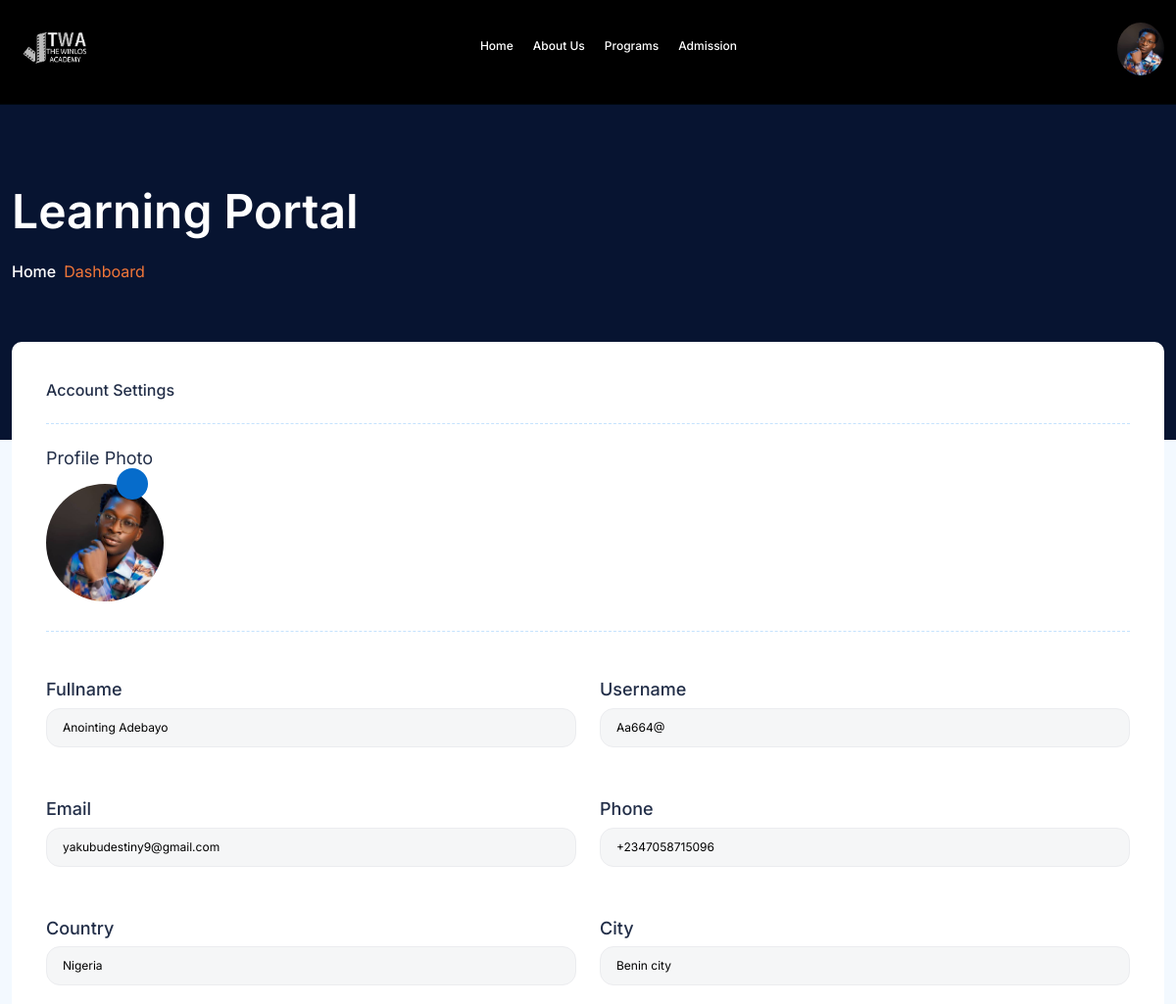
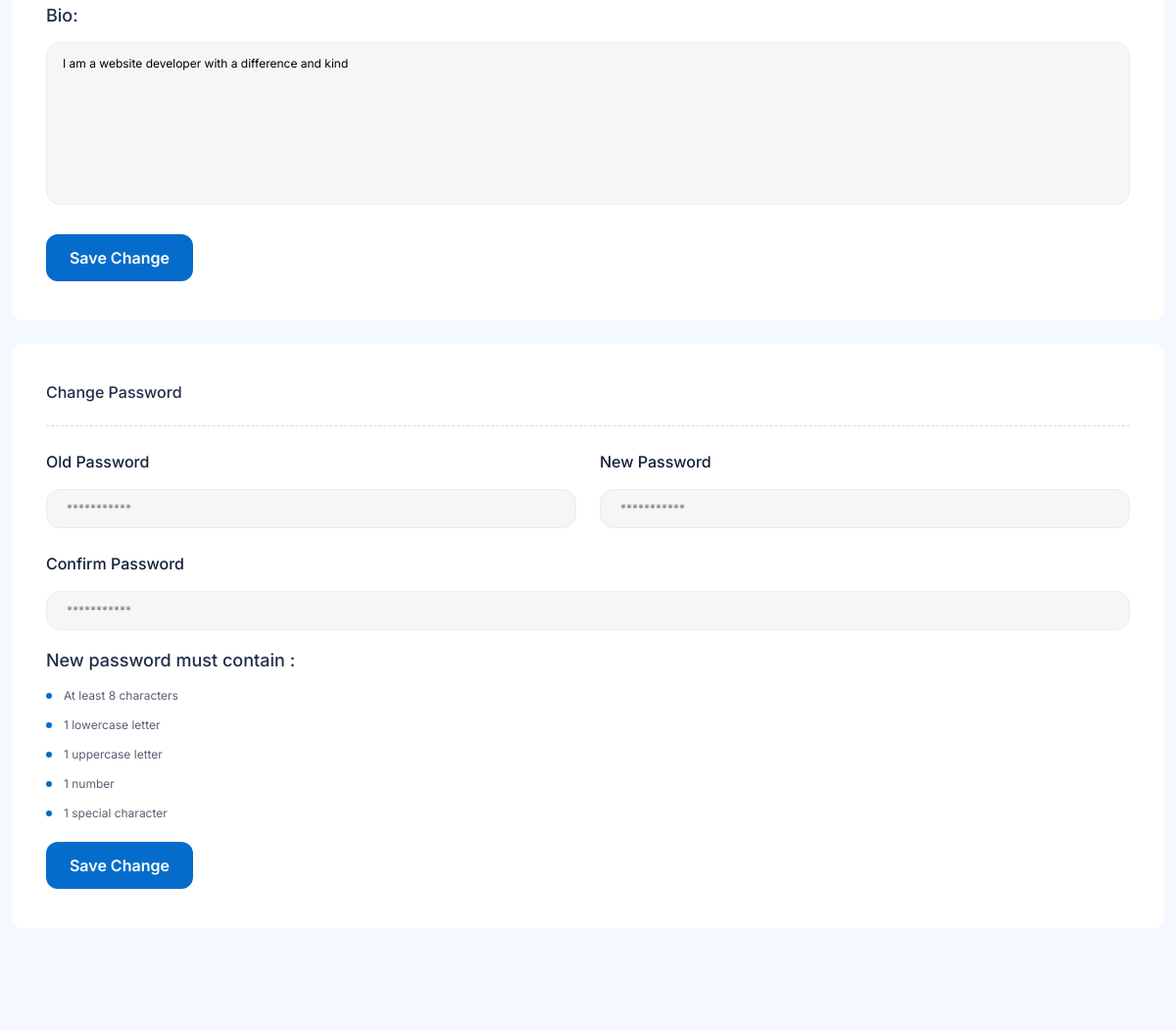
Page /settings/ (signed in) on the committed database (2 pictures, top to bottom).
### winlos_app/models.py (models this page shows, shortened)
class Account(AbstractBaseUser, PermissionsMixin):
    id = models.UUIDField(primary_key=True, default=uuid.uuid4, editable=False)
    email = models.EmailField(_('email address'), unique=True, max_length=100)
    username = models.CharField(_('username'), max_length=30, unique=True, blank=True)
    fullname = models.CharField(_('full name'), max_length=100, blank=True)
    phone_number = models.CharField(
        _('phone number'),
        max_length=15,
        blank=True,
        validators=[RegexValidator(r'^\+?1?\d{9,15}$')]
    )
    country = models.CharField(_('country'), max_length=100, blank=True)
    city = models.CharField(_('city'), max_length=100, blank=True)
    area_of_expertise = models.CharField(_('expertise area'), max_length=150, blank=True)
    gender = models.CharField(_('gender'), max_length=1, choices=GENDER_CHOICES, default='O')
    role = models.CharField(_('role'), max_length=20, choices=ROLE, default='student')
    bio = models.CharField(_('bio'), max_length=300, blank=True)
    profile_pic = models.ImageField(upload_to=user_profile_upload_path, blank=True, null=True)
    date_joined = models.DateTimeField(default=timezone.now)
    last_login = models.DateTimeField(auto_now=True)
    is_active = models.BooleanField(default=True)
    is_staff = models.BooleanField(default=False)
    USERNAME_FIELD = "email"
    REQUIRED_FIELDS = []
    objects = AccountManager()
    class Meta:
        verbose_name = "Account"
        verbose_name_plural = "Accounts"
        ordering = ['-date_joined']

### winlos_app/views.py (the view)
# urls.py: re_path(r'^media/(?P<path>.*)$', serve,{'document_root': settings.MEDIA_ROOT}),
def settings(request):
    return render(request,'student_portal/student_profile_settings.html')

### core/templates/student_portal/student_profile_settings.html (shortened to what this page needs)
{% load static %}
<!DOCTYPE html>
<html lang="en">
<head>
    <link rel="stylesheet" href="{% static 'student_d_assets/css/bootstrap.min.css' %}">
    <link rel="stylesheet" href="{% static 'student_d_assets/css/select2.min.css' %}">
    <link rel="stylesheet" href="{% static 'student_d_assets/css/slick.css' %}">
    <link rel="stylesheet" href="{% static 'student_d_assets/css/magnific-popup.css' %}">
    <link rel="stylesheet" href="{% static 'student_d_assets/css/jquery-ui.css' %}">
    <link rel="stylesheet" href="{% static 'student_d_assets/css/plyr.css' %}">
    <link rel="stylesheet" href="{% static 'student_d_assets/css/editor-quill.css' %}">
    <link rel="stylesheet" href="{% static 'student_d_assets/css/animate.css' %}">
    <link rel="stylesheet" href="{% static 'student_d_assets/css/dataTables.dataTables.min.css' %}">
    <link rel="stylesheet" href="{% static 'student_d_assets/css/aos.css' %}">
    <link rel="stylesheet" href="{% static 'student_d_assets/css/main.css' %}">
     <link rel="stylesheet" href="{% static 'student_d_assets/css/custom.css' %}">
<link rel="stylesheet" href="https://unpkg.com/phosphor-icons@1.4.1/src/css/phosphor.css">
</head>
<body>
<header style="background-color:black;" class="header text-white">
    <div class="container container--xl">
        <nav class="header-inner flex-between gap-12">
            <div class="header-logo-wrapper flex-align">
                <a href="{% url 'home' %}" class="link">
                    <img style="max-width:90px;" src="{% static 'assets/images/logo/winlos_logo_white.png' %}" alt="Logo">
                </a>
            </div>
            <div class="header-menu d-lg-block d-none flex-grow-1">
                <ul class="nav-menu flex-align justify-content-center">
                    <li class="nav-menu__item activePage">
                        <a href="{% url 'home' %}" class="nav-menu__link text-white">Home</a>
                    </li>
                    <li class="nav-menu__item">
                        <a href="{% url 'about_us' %}" class="nav-menu__link text-white">About Us</a>
                    </li>
                    <li class="nav-menu__item">
                        <a href="{% url 'program' %}" class="nav-menu__link text-white">Programs</a>
                    </li>
                    <li class="nav-menu__item">
                        <a href="{% url 'admission' %}" class="nav-menu__link text-white">Admission</a>
                    </li>
                </ul>
            </div>
            <div class="header-right flex-align">
                <div class="dropdown">
                    <button class="dropdown-toggle w-48 h-48" type="button" data-bs-toggle="dropdown" aria-expanded="false">
                        {% if request.user.profile_pic and request.user.profile_pic.name %}
                        <img src="{{ request.user.profile_pic.url }}" alt="Profile" class="w-54 h-54 rounded-circle">
                        {% else %}
                        <img src="{% static 'student_d_assets/images/profile_pic.png' %}" alt="">
                        {% endif %}
                    </button>
                </div>
            </div>
        </nav>
    </div>
</header>
<section class="breadcrumb pt-80 pb-160 bg-neutral-900 position-relative z-1 overflow-hidden mb-0">
    <div class="container container--lg">
        <div class="d-flex align-items-center justify-content-between flex-wrap">
            <div class="breadcrumb__wrapper">
                <h1 class="breadcrumb__title display-5 fw-semibold text-white mb-20">
                    Learning Portal
                </h1>
                <ul class="breadcrumb__list d-flex align-items-center gap-4 flex-wrap">
                    <li class="breadcrumb__item">
                        <a href="{% url 'dashboard' %}" class="breadcrumb__link text-white hover-text-warning-800 fw-medium">Home</a>
                    </li>
                    <li class="breadcrumb__item">
                        <span class="text-main-two-600">Dashboard</span>
                    </li>
                </ul>
            </div>
        </div>
    </div>
</section>
<section class="bg-main-25 pb-80 w-100 h-100">
    <div class="container container--lg">
        <div class="d-flex gap-24 mt--120 z-2 position-relative">
            <div class="w-100 overflow-y-auto">
                <div class="px-40 py-40 bg-white rounded-10 mb-24">
                    <div class="d-flex align-items-center gap-16 justify-content-between flex-wrap border-bottom-dashed-main pb-24">
                        <h4 class="text-16 fw-medium text-neutral-700 mb-0">Account Settings</h4>
                    </div>
                    <div class="mt-24">
                        <h4 class="text-18 fw-normal text-neutral-700 mb-16">Profile Photo</h4>
                        <form id="profilePicForm" class="border-bottom-dashed-main pb-24">
                            <div class="avatar-upload position-relative d-inline-block">
                                <div id="imagenextPreview" class="avatar-preview rounded-circle"
                                    style="background-image: url(
                                        {% if request.user.profile_pic %}
                                            {{ request.user.profile_pic.url }}
                                        {% else %}
                                            {% static 'student_d_assets/images/profile_pic.png' %}
                                        {% endif %}
                                    ); width:120px; height:120px; background-size: cover; background-position: center;">
                                    <label for="imageUpload" class="position-absolute top-0 end-0 translate-middle p-2 bg-main-600 text-white rounded-circle cursor-pointer d-flex align-items-center justify-content-center" style="width:32px; height:32px;">
                                    </label>
                                </div>
                            </div>
                        </form>
                        <form id="profileForm" method="POST">
                            <div class="mt-24 row gy-4 mb-24">
                                <div class="col-lg-6">
                                    <h4 class="text-18 fw-medium text-neutral-700 mb-8">Fullname</h4>
                                    <input type="text" name="fullname" required value="{{ request.user.fullname|title }}" class="px-16 py-10 fw-normal text-14 w-100 bg-neutral-20 border border-neutral-30 rounded-14">
                                </div>
                                <div class="col-lg-6">
                                    <h4 class="text-18 fw-medium text-neutral-700 mb-8">Username</h4>
                                    <input type="text" name="username" required value="{{ request.user.username }}" class="px-16 py-10 fw-normal text-14 w-100 bg-neutral-20 border border-neutral-30 rounded-14">
                                </div>
                            </div>
                            <div class="mt-24 row gy-4 mb-24">
                                <div class="col-lg-6">
                                    <h4 class="text-18 fw-medium text-neutral-700 mb-8">Email</h4>
                                    <input type="email" name="email" required value="{{ request.user.email }}" class="px-16 py-10 fw-normal text-14 w-100 bg-neutral-20 border border-neutral-30 rounded-14">
                                </div>
                                <div class="col-lg-6">
                                    <h4 class="text-18 fw-medium text-neutral-700 mb-8">Phone</h4>
                                    <input type="text" name="phone_number" required value="{{ request.user.phone_number }}" placeholder="+234 801 234 5678" class="px-16 py-10 fw-normal text-14 w-100 bg-neutral-20 border border-neutral-30 rounded-14" id="phoneField">
                                </div>
                            </div>
                            <div class="mt-24 row gy-4 mb-24">
                                <div class="col-lg-6">
                                    <h4 class="text-18 fw-medium text-neutral-700 mb-8">Country</h4>
                                    <input type="text" required name="country" value="{{ request.user.country }}" class="px-16 py-10 text-14 w-100 bg-neutral-20 border border-neutral-30 rounded-14">
                                </div>
                                <div class="col-lg-6">
                                    <h4 class="text-18 fw-medium text-neutral-700 mb-8">City</h4>
                                    <input type="text" required name="city" value="{{ request.user.city }}" class="px-16 py-10 text-14 w-100 bg-neutral-20 border border-neutral-30 rounded-14">
                                </div>
                            </div>
                            <div class="mb-24">
                                <h4 class="text-18 fw-medium text-neutral-700 mb-16">Bio:</h4>
                                <textarea name="bio" required class="w-100 h-166-px text-14 px-16 py-12 bg-neutral-20 border border-neutral-30 rounded-14" style="resize:none;">{{ request.user.bio }}</textarea>
                            </div>
                            <button type="submit" class="bg-main-600 px-24 py-12 rounded-12 fw-semibold text-white hover-bg-main-700">Save Change</button>
                        </form>
                    </div>
                </div>
                <div class="ps-40 pe-60 py-40 bg-white rounded-10 mb-24">
                    <h4 class="text-16 fw-medium text-neutral-700 mb-0 border-bottom-dashed-main pb-24">Change Password</h4>
                    <div class="mt-24 mb-40">
                        <form id="changePasswordForm">
                            <div class="row gy-4 align-items-center mb-24 flex-wrap">
                                <div class="col-sm-6 col-xs-6">
                                    <label for="oldPassword" class="fw-medium text-base text-neutral-800 mb-16">Old Password</label>
                                    <div class="position-relative">
                                        <input type="password" id="oldPassword" name="old_password" class="px-20 py-10 fw-normal text-14 text-neutral-700 w-100 bg-neutral-20 border border-neutral-30 rounded-14" placeholder="***********" required>
                                    </div>
                                </div>
                                <div class="col-sm-6 col-xs-6">
                                    <label for="newPassword" class="fw-medium text-base text-neutral-800 mb-16">New Password</label>
                                    <div class="position-relative">
                                        <input type="password" id="newPassword" name="new_password" class="px-20 py-10 fw-normal text-14 text-neutral-700 w-100 bg-neutral-20 border border-neutral-30 rounded-14" placeholder="***********" required>
                                    </div>
                                </div>
                            </div>
                            <div class="col-lg-12">
                                <label for="confirmPassword" class="fw-medium text-base text-neutral-800 mb-16">Confirm Password</label>
                                <div class="position-relative">
                                    <input type="password" id="confirmPassword" name="confirm_password" class="px-20 py-10 fw-normal text-14 text-neutral-700 w-100 bg-neutral-20 border border-neutral-30 rounded-14" placeholder="***********" required>
                                </div>
                            </div>
                        </form>
                    </div>
                    <div class="mb-40">
                        <h4 class="fw-medium text-18 text-neutral-700 mb-16">New password must contain :</h4>
                        <ul>
                            <li class="d-flex align-items-center gap-12 mb-12"><span class="w-6 h-6 bg-main-600 rounded-circle"></span><span class="text-14">At least 8 characters</span></li>
                            <li class="d-flex align-items-center gap-12 mb-12"><span class="w-6 h-6 bg-main-600 rounded-circle"></span><span class="text-14">1 lowercase letter</span></li>
                            <li class="d-flex align-items-center gap-12 mb-12"><span class="w-6 h-6 bg-main-600 rounded-circle"></span><span class="text-14">1 uppercase letter</span></li>
                            <li class="d-flex align-items-center gap-12 mb-12"><span class="w-6 h-6 bg-main-600 rounded-circle"></span><span class="text-14">1 number</span></li>
                            <li class="d-flex align-items-center gap-12 mb-12"><span class="w-6 h-6 bg-main-600 rounded-circle"></span><span class="text-14">1 special character</span></li>
                        </ul>
                    </div>
                    <div class="d-flex align-items-center gap-16 flex-wrap">
                        <button type="button" id="savePasswordBtn" class="bg-main-600 px-24 py-12 rounded-12 fw-semibold text-white hover-bg-main-700 transition-03">Save Change</button>
                    </div>
                </div>
            </div>
        </div>
    </div>
</section>
</body>
</html>

### core/static/student_d_assets/css/custom.css (style rules this page uses)
.flex-between { margin-bottom: 12px !important; }
.mb-40 { margin-bottom: 20px !important; }
.text-14 { font-size: 12px !important; }

### rows in the picture
Account: user.profile_pic (picture), profile_pic (picture), fullname "Anointing Adebayo", username "Aa664@", email "yakubudestiny9@gmail.com", phone_number "+2347058715096", country "Nigeria", city "Benin city", bio "I am a website developer with a difference and kind"
